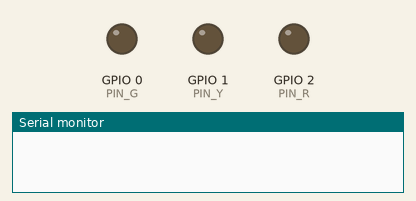
Recording of a sketch running on a simulated ESP32-C3. Parts: output pins drawn as LEDs (lit = HIGH), the last lines printed to the serial monitor.

Above: at 0.1 s.
At 2.1 s:
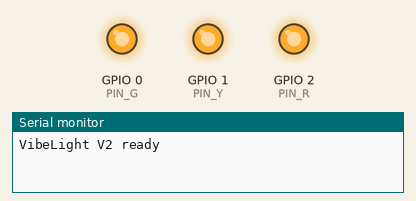
Timing chart, 0 to 3.6 s (numbered marks = the images above):
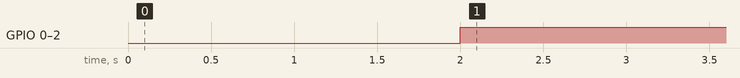

Measured:
- by itself, GPIO 0 (PIN_G), GPIO 1 (PIN_Y), GPIO 2 (PIN_R): LOW → HIGH at 2.0 s

The sketch:

velight.ino
```cpp
/*
 * VibeLight — ESP32-C3 V2 serial-only
 * SET_MULTI (cmd=1), GPIO 0=绿 1=黄 2=红, active-low
 */

#include <esp_timer.h>
#include <freertos/FreeRTOS.h>
#include <freertos/task.h>
#include <string.h>

/* ── 硬件 ─────────────────────────────────── */
#define PIN_G  0
#define PIN_Y  1
#define PIN_R  2
#define LEDC_FREQ  5000
#define LEDC_BITS  8

/* ── 协议 ─────────────────────────────────── */
#define MAGIC0     0xA5
#define MAGIC1     0x5A
#define PROTO_VER  2
#define CMD_MULTI  1
#define FRAME_LEN  16

#define CH_OFF    0
#define CH_SOLID  1
#define CH_BLINK  2
#define CH_BREATH 3

#define PERIOD_MIN   50
#define PERIOD_MAX   60000
#define MIN_INTERVAL 4
#define STALE_MS     120

/* 通信看门狗：超过此时间未收到有效帧，自动全灭 */
#define WATCHDOG_MS 15000

#define RB_SIZE 256
#define DRAIN_MAX 64
#define TASK_PRIO 8
#define TASK_STACK 6144

/* ── 状态 ─────────────────────────────────── */
static uint8_t  rb[RB_SIZE];
static uint16_t rbLen = 0;
static portMUX_TYPE rbMux = portMUX_INITIALIZER_UNLOCKED;
static unsigned long lastRxMs = 0;
static unsigned long lastApplyMs = 0;

static uint8_t  chMode[3]  = {CH_OFF, CH_OFF, CH_OFF};
static uint8_t  chDuty[3]  = {0, 0, 0};
static uint16_t blinkPer   = 800;
static uint16_t breathPer  = 3000;
static portMUX_TYPE ledMux = portMUX_INITIALIZER_UNLOCKED;
static unsigned long lastValidFrameMs = 0;  /* 通信看门狗 */

/* ── CRC8 ────────────────────────────────── */
static uint8_t crc8(const uint8_t *d, size_t n) {
    uint8_t c = 0;
    for (size_t i = 0; i < n; i++) {
        c ^= d[i];
        for (int b = 0; b < 8; b++)
            c = (c & 0x80) ? (uint8_t)((c << 1) ^ 7) : (uint8_t)(c << 1);
    }
    return c;
}

/* ── PWM ─────────────────────────────────── */
static void setVis(uint8_t pin, uint8_t v) {
    ledcWrite(pin, 255 - v);  /* active-low */
}

static void pwmInit(void) {
    ledcAttach(PIN_G, LEDC_FREQ, LEDC_BITS);
    ledcAttach(PIN_Y, LEDC_FREQ, LEDC_BITS);
    ledcAttach(PIN_R, LEDC_FREQ, LEDC_BITS);
    setVis(PIN_G, 0);
    setVis(PIN_Y, 0);
    setVis(PIN_R, 0);
}

/* ── 呼吸曲线 ────────────────────────────── */
static uint16_t breathCurve(uint16_t lin, bool rise) {
    if (rise) { uint32_t t = (uint32_t)lin * lin; return (uint16_t)((t + 127) / 255); }
    return lin;
}

/* ── 环形缓冲区 ─────────────────────────── */
static void rbPush(uint8_t b) {
    portENTER_CRITICAL(&rbMux);
    if (rbLen >= RB_SIZE) { memmove(rb, rb + 1, RB_SIZE - 1); rbLen = RB_SIZE - 1; }
    rb[rbLen++] = b;
    lastRxMs = millis();
    portEXIT_CRITICAL(&rbMux);
}

/* ── 帧解析 ─────────────────────────────── */
static bool applyFrame(const uint8_t *f) {
    if (f[0] != MAGIC0 || f[1] != MAGIC1) return false;
    if (f[2] != PROTO_VER || f[3] != CMD_MULTI) return false;
    if (crc8(&f[2], 13) != f[15]) return false;

    unsigned long now = millis();
    if (lastApplyMs && (now - lastApplyMs) < MIN_INTERVAL) return true;
    lastApplyMs = now;

    uint16_t bp  = (uint16_t)f[5]  | ((uint16_t)f[6] << 8);
    uint16_t brp = (uint16_t)f[7]  | ((uint16_t)f[8] << 8);
    if (bp < PERIOD_MIN) bp = PERIOD_MIN; if (bp > PERIOD_MAX) bp = PERIOD_MAX;
    if (brp < PERIOD_MIN) brp = PERIOD_MIN; if (brp > PERIOD_MAX) brp = PERIOD_MAX;

    portENTER_CRITICAL(&ledMux);
    blinkPer  = bp;
    breathPer = brp;
    for (int i = 0; i < 3; i++) {
        chMode[i] = (f[9+i] <= CH_BREATH) ? f[9+i] : CH_OFF;
        chDuty[i] = f[12+i];
    }
    portEXIT_CRITICAL(&ledMux);
    lastValidFrameMs = now;  /* 喂狗 */
    return true;
}

static void processBuf(uint8_t *wb, uint16_t *wl) {
    while (*wl >= FRAME_LEN) {
        size_t i = 0;
        while (i + FRAME_LEN <= *wl && !(wb[i] == MAGIC0 && wb[i+1] == MAGIC1)) i++;
        if (i) { memmove(wb, wb + i, *wl - i); *wl -= i; }
        if (*wl < FRAME_LEN) break;
        if (wb[2] != PROTO_VER || wb[3] != CMD_MULTI) { memmove(wb, wb+1, --(*wl)); continue; }
        if (!applyFrame(wb))                          { memmove(wb, wb+1, --(*wl)); continue; }
        memmove(wb, wb + FRAME_LEN, *wl - FRAME_LEN); *wl -= FRAME_LEN;
    }
    while (*wl > 0 && wb[0] != MAGIC0) { memmove(wb, wb+1, --(*wl)); }
}

static void drainRB(void) {
    uint8_t wb[RB_SIZE]; uint16_t wl = 0;
    portENTER_CRITICAL(&rbMux);
    wl = rbLen; if (wl > RB_SIZE) wl = RB_SIZE;
    if (wl) memcpy(wb, rb, wl);
    rbLen = 0;
    portEXIT_CRITICAL(&rbMux);
    processBuf(wb, &wl);
    if (wl) {
        portENTER_CRITICAL(&rbMux);
        for (uint16_t i = 0; i < wl; i++) {
            if (rbLen >= RB_SIZE) { memmove(rb, rb+1, RB_SIZE-1); rbLen = RB_SIZE-1; }
            rb[rbLen++] = wb[i];
        }
        portEXIT_CRITICAL(&rbMux);
    }
}

/* ── PWM 任务 ───────────────────────────── */
static void pwmTask(void *) {
    const TickType_t dt = pdMS_TO_TICKS(1);
    TickType_t wake = xTaskGetTickCount();
    int pins[3] = {PIN_G, PIN_Y, PIN_R};
    for (;;) {
        vTaskDelayUntil(&wake, dt);
        uint8_t m[3], d[3]; uint16_t bp, brp;
        portENTER_CRITICAL(&ledMux);
        for (int i = 0; i < 3; i++) { m[i] = chMode[i]; d[i] = chDuty[i]; }
        bp = blinkPer; brp = breathPer;
        portEXIT_CRITICAL(&ledMux);
        if (bp < PERIOD_MIN) bp = PERIOD_MIN; if (bp > PERIOD_MAX) bp = PERIOD_MAX;
        if (brp < PERIOD_MIN) brp = PERIOD_MIN; if (brp > PERIOD_MAX) brp = PERIOD_MAX;
        uint64_t us = (uint64_t)esp_timer_get_time();
        /* ── 通信看门狗：超时未收到帧则全灭 ── */
        unsigned long nowMs = millis();
        if (lastValidFrameMs > 0 && (nowMs - lastValidFrameMs) > WATCHDOG_MS) {
            for (int i = 0; i < 3; i++) { m[i] = CH_OFF; d[i] = 0; }
        }
        bool bon = ((us % ((uint64_t)bp * 1000)) * 2 < (uint64_t)bp * 1000);
        uint16_t bb = 0;
        { uint64_t sp = (uint64_t)brp * 1000; if (sp < 2000) sp = 2000;
          uint64_t x = ((us % sp) * 510) / sp;
          bool r = (x <= 255); uint16_t l = r ? (uint16_t)x : (uint16_t)(510 - x);
          bb = breathCurve(l, r); }
        for (int i = 0; i < 3; i++) {
            uint8_t v = 0;
            switch (m[i]) {
                case CH_SOLID:  v = d[i]; break;
                case CH_BLINK:  v = bon ? d[i] : 0; break;
                case CH_BREATH: v = (uint8_t)(((uint32_t)d[i] * bb + 127) / 255); break;
            }
            setVis(pins[i], v);
        }
    }
}

/* ── setup / loop ────────────────────────── */
void setup() {
    /* 1. 硬件安全初始化：先拉高 GPIO 再接入 PWM，避免浮空点亮 */
    pinMode(PIN_G, OUTPUT); digitalWrite(PIN_G, HIGH);
    pinMode(PIN_Y, OUTPUT); digitalWrite(PIN_Y, HIGH);
    pinMode(PIN_R, OUTPUT); digitalWrite(PIN_R, HIGH);

    /* 2. 启动串口和 PWM */
    Serial.begin(115200);
    pwmInit();

    /* 3. 上电指示：三灯全亮 2 秒 */
    portENTER_CRITICAL(&ledMux);
    for (int i = 0; i < 3; i++) { chMode[i] = CH_SOLID; chDuty[i] = 255; }
    portEXIT_CRITICAL(&ledMux);

    xTaskCreate(pwmTask, "pwm", TASK_STACK, nullptr, TASK_PRIO, nullptr);
    delay(2000);

    /* 4. 全灭，等待宿主指令 */
    portENTER_CRITICAL(&ledMux);
    for (int i = 0; i < 3; i++) { chMode[i] = CH_OFF; chDuty[i] = 0; }
    portEXIT_CRITICAL(&ledMux);

    Serial.println(F("VibeLight V2 ready")); Serial.flush();

    /* 5. 启动通信看门狗（从上电指示结束后计时） */
    lastValidFrameMs = millis();
}

void loop() {
    for (int n = 0; n < DRAIN_MAX && Serial.available() > 0; n++)
        rbPush((uint8_t)Serial.read());
    drainRB();
    yield();
}
```
